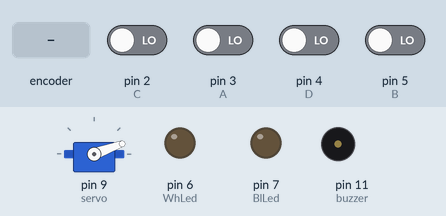
This sketch was run on a simulated Arduino Uno, built with avr-gcc and run on an emulated ATmega328P. Shown: servo, output pins drawn as LEDs (lit = HIGH), buzzer (waves = sounding). The test bench sets the inputs (shaded band); at power-on: pin 2 (C), pin 3 (A), pin 4 (D), pin 5 (B) LOW.

Above: at 1.2 s.
1.3 s: rotary encoder on pin 3 (A) / pin 5 (B) turned 1 step (first pin leading)
At 2.2 s:
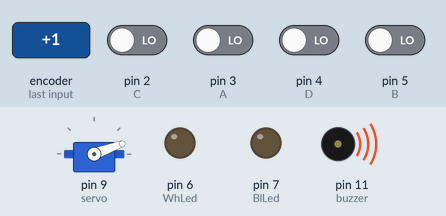
Timing chart, 0 to 12.4 s (numbered marks = the images above; inputs shaded):
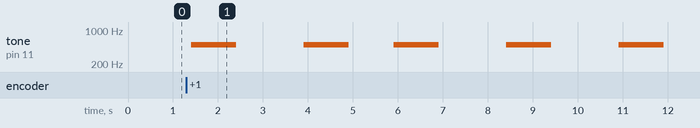

Measured:
- after the input at 1.3 s, tone on pin 11 (buzzer): plays 500 Hz for 1.0 s, 500 Hz for 1.0 s, 500 Hz for 1.0 s, 500 Hz for 1.0 s, 500 Hz for 1.0 s, starting after 0.10 s

The sketch:

sketch_may31a.ino
```cpp
#include <Servo.h>
Servo servo;

#define buzzer 11

byte TimeHour = 0;
byte TimeMinute = 0;

const int A = 3;
const int B = 5;
const int C = 2;
const int D = 4;

const int WhLed = 6;
const int BlLed = 7;

boolean WhL = false;
boolean BlL = false;
boolean srv = false;

void setup()
{
  servo.attach(9);
  servo.write(20);
  Serial.begin(9600);

  pinMode(A, INPUT);
  pinMode(B, INPUT);
  pinMode(C, INPUT);
  pinMode(D, INPUT);

  pinMode(buzzer, OUTPUT);
  pinMode(WhLed, OUTPUT);
  pinMode(BlLed, OUTPUT);
}


void loop()
{
  if(Serial.available() >= 2){
      TimeHour = Serial.read();
      TimeMinute = Serial.read();}
   if(digitalRead(A) == HIGH)//DDDDDDDDDDDDDDDDDDDDDDDDDDDDDDDDDDDDDDDDDDDDDDDD
   {
    //
       tone(buzzer, 500);
       delay(1000);
       noTone(buzzer);
       delay(1000);
       for (int i = 1; i<=TimeHour; i++)//HOUR
       {
       tone(buzzer, 800);
       delay(500);
       noTone(buzzer);
       delay(500);
       }
       delay(500);
       tone(buzzer, 500);
       delay(1000);
       noTone(buzzer);
       delay(1000);
       tone(buzzer, 500);
       delay(1000);
       noTone(buzzer);
       delay(1000);
       for (int i = 1; i<=(TimeMinute/10); i++)//10minute
       {
       tone(buzzer, 800);
       delay(500);
       noTone(buzzer);
       delay(500);
       }
       delay(500);
       tone(buzzer, 500);
       delay(1000);
       noTone(buzzer);
       delay(1000);
       for (int i = 1; i<=(TimeMinute%10); i++)//minute
       {
       tone(buzzer, 800);
       delay(500);
       noTone(buzzer);
       delay(500);
       }
       delay(500);
       tone(buzzer, 500);
       delay(1000);
       noTone(buzzer);
    // }
     while(digitalRead(A) == HIGH);
   }
   if(digitalRead(B) == HIGH)//CCCCCCCCCCCCCCCCCCCCCCCCCCCCCCCCCCCCCCCCCCCCCCCCCCCC
   {
      if(srv == false)
    {for(int i = 20; i<=110; i++)
    {servo.write(i);
    delay(5);}
    }
      else
    {for(int i = 110; i>=20; i--)
    {
    servo.write(i);
    delay(5);
    } }
    srv = !srv;
    while(digitalRead(B) == HIGH);
   }

  if(digitalRead(C) == HIGH)//BBBBBBBBBBBBBBBBBBBBBBBBBBBBBBBBBBBBBBBBBBBBBBBBBBBBBB
  {
  digitalWrite(WhLed, WhL);
  WhL = !WhL;
  while(digitalRead(C) == HIGH);
  }
  if(digitalRead(D) == HIGH)//AAAAAAAAAAAAAAAAAAAAAAAAAAAAAAAAAAAAAAAAAAAAAAAAAA
  {
  digitalWrite(BlLed, BlL);
  BlL = !BlL;
  while(digitalRead(D) == HIGH);
  }

  delay(100);
}
```
